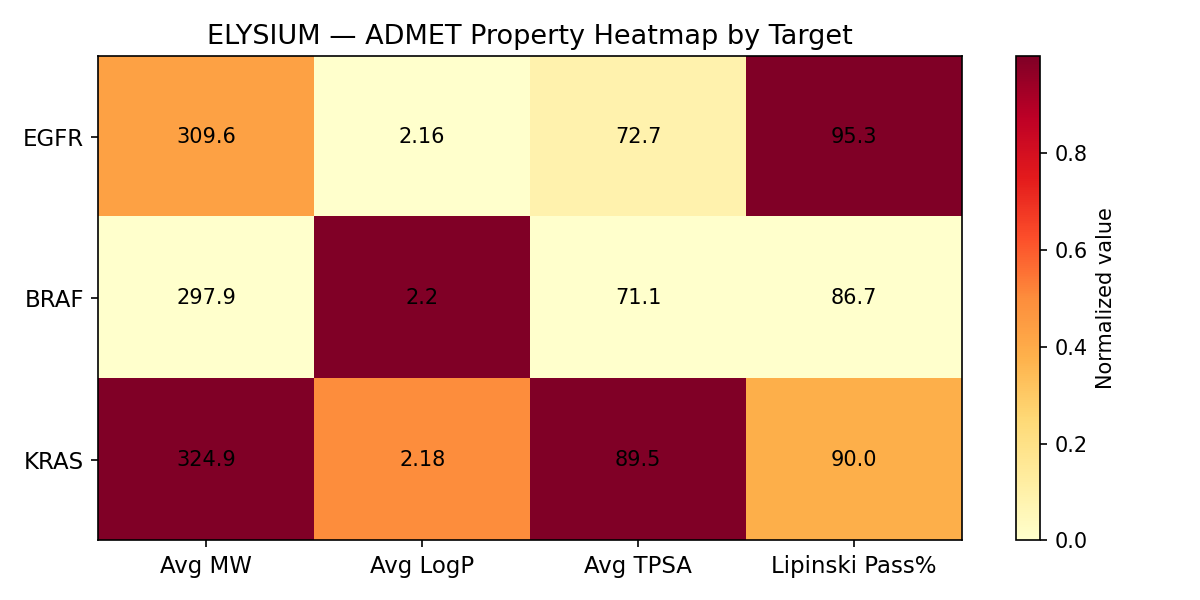

Generate this figure with Python:
import sys, os
sys.path.insert(0, os.path.dirname(os.path.dirname(os.path.abspath(__file__))))

import matplotlib
matplotlib.use('Agg')
import matplotlib.pyplot as plt
import numpy as np
from app.db import SessionLocal
from app.models import DiscoveryRun, MoleculeRecord

db = SessionLocal()
runs = db.query(DiscoveryRun).all()

target_data = {}
for run in runs:
    t = run.target_id
    if t not in target_data:
        target_data[t] = {'mw': [], 'logp': [], 'tpsa': [], 'hbd': [], 'hba': [], 'pass': 0, 'total': 0}
    for m in run.molecules:
        target_data[t]['total'] += 1
        if m.admet_lipinski_pass:
            target_data[t]['pass'] += 1
        if m.admet_mw: target_data[t]['mw'].append(m.admet_mw)
        if m.admet_logp: target_data[t]['logp'].append(m.admet_logp)
        if m.admet_tpsa: target_data[t]['tpsa'].append(m.admet_tpsa)
        if m.admet_hbd: target_data[t]['hbd'].append(m.admet_hbd)
        if m.admet_hba: target_data[t]['hba'].append(m.admet_hba)

targets = list(target_data.keys())
props = ['Avg MW', 'Avg LogP', 'Avg TPSA', 'Lipinski Pass%']

matrix = []
for t in targets:
    d = target_data[t]
    row = [
        round(sum(d['mw'])/len(d['mw']), 1) if d['mw'] else 0,
        round(sum(d['logp'])/len(d['logp']), 2) if d['logp'] else 0,
        round(sum(d['tpsa'])/len(d['tpsa']), 1) if d['tpsa'] else 0,
        round(d['pass']/d['total']*100, 1) if d['total'] else 0,
    ]
    matrix.append(row)

matrix = np.array(matrix)
norm_matrix = (matrix - matrix.min(axis=0)) / (matrix.max(axis=0) - matrix.min(axis=0) + 1e-8)

fig, ax = plt.subplots(figsize=(8, max(4, len(targets) * 1.2)))
im = ax.imshow(norm_matrix, cmap='YlOrRd', aspect='auto')

ax.set_xticks(range(len(props)))
ax.set_xticklabels(props, fontsize=11)
ax.set_yticks(range(len(targets)))
ax.set_yticklabels(targets, fontsize=11)

for i in range(len(targets)):
    for j in range(len(props)):
        ax.text(j, i, str(matrix[i, j]), ha='center', va='center',
                fontsize=10, color='black')

ax.set_title('ELYSIUM — ADMET Property Heatmap by Target', fontsize=13)
plt.colorbar(im, ax=ax, label='Normalized value')
plt.tight_layout()

os.makedirs('analysis', exist_ok=True)
plt.savefig('analysis/admet_heatmap.png', dpi=150)
print('Saved analysis/admet_heatmap.png')
db.close()
